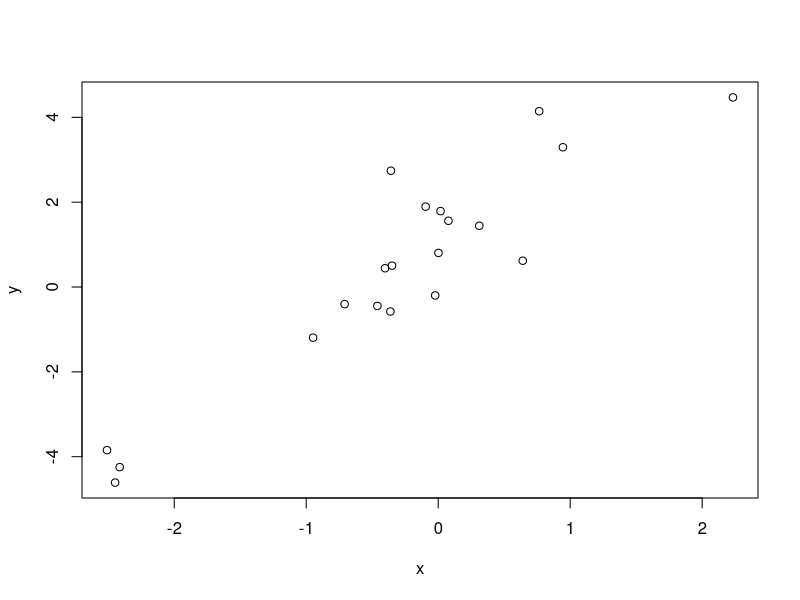
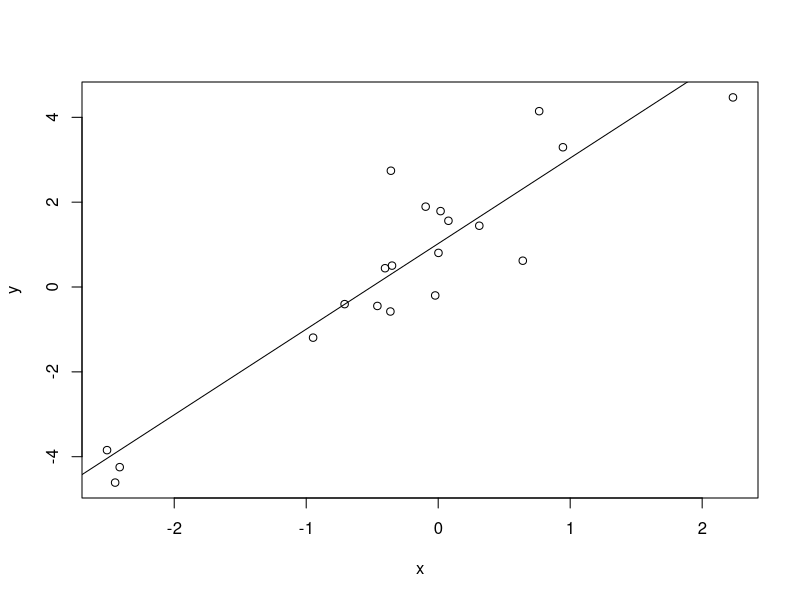
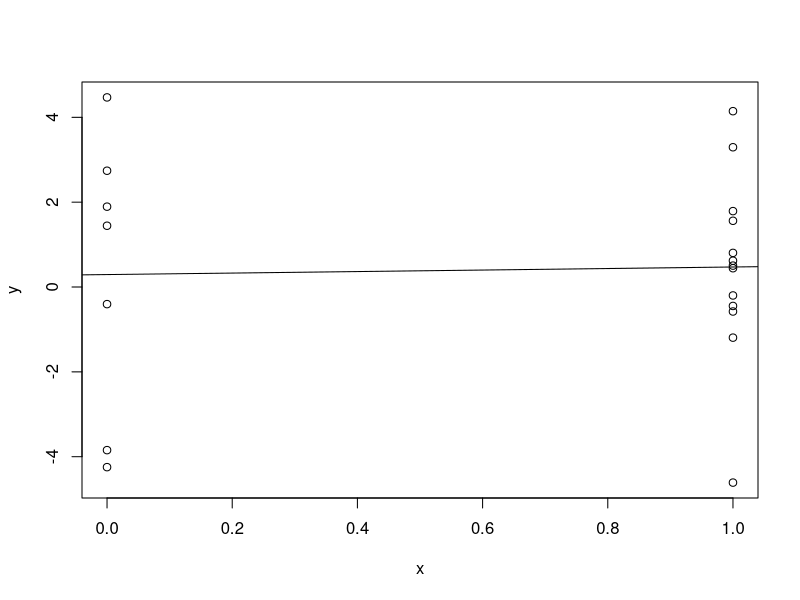

Reproduce these figures in R, in order.
## ---- chunk 1
#alpha+epsilon
## ---- chunk 2
y <- rnorm(1000, mean = 6, sd = 5)
model1 <- lm(y~1)
coef(model1);confint(model1)
sigma(model1)
## ---- chunk 3
x <- rnorm(20)
alpha = 1
beta = 2
y <- rnorm(20, alpha+beta*x)
model2 <- lm(y~x)
## ---- chunk 4
plot(y~x);plot(x,y)
abline(model2)
## ---- chunk 5
x <- rbinom(20,size = 1,prob = 0.5)
model3 <- lm(y~x)
plot(y~x)
abline(model3)
## ---- chunk 6
t.test(y[x==0], y[x==1])
## ---- chunk 7
confint(model3)
## ---- chunk 8
# gets smaller with larger n
# gets larger with larger standard deviation
## ---- chunk 9
dolm <- function(x){
  ynew <- as.matrix(simulate(model3))
  coef(lm(ynew~x))
}
apply(t(replicate(1000,dolm(x))),2,quantile,probs=c(0.025,0.975))

# less accurate especially for small nr of simulations
## ---- chunk 10
# range that contains the true parameter 95% of the time
